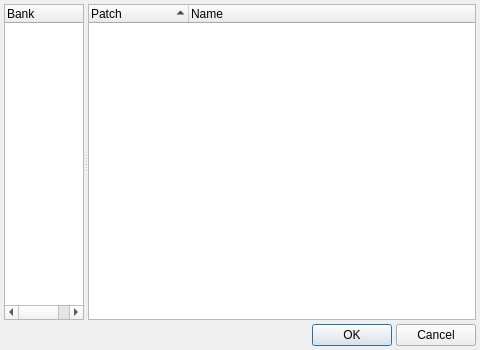
<ui version="4.0" >
 <author>rncbc aka Rui Nuno Capela</author>
 <comment>qsynth - A fluidsynth Qt GUI Interface.

   Copyright (C) 2003-2007, rncbc aka Rui Nuno Capela. All rights reserved.

   This program is free software; you can redistribute it and/or
   modify it under the terms of the GNU General Public License
   as published by the Free Software Foundation; either version 2
   of the License, or (at your option) any later version.

   This program is distributed in the hope that it will be useful,
   but WITHOUT ANY WARRANTY; without even the implied warranty of
   MERCHANTABILITY or FITNESS FOR A PARTICULAR PURPOSE.  See the
   GNU General Public License for more details.

   You should have received a copy of the GNU General Public License along
   with this program; if not, write to the Free Software Foundation, Inc.,
   51 Franklin Street, Fifth Floor, Boston, MA 02110-1301 USA.

</comment>
 <class>patchesDialog</class>
 <widget class="QDialog" name="patchesDialog" >
  <property name="geometry" >
   <rect>
    <x>0</x>
    <y>0</y>
    <width>480</width>
    <height>350</height>
   </rect>
  </property>
  <property name="minimumSize" >
   <size>
    <width>300</width>
    <height>150</height>
   </size>
  </property>
  <property name="windowTitle" >
   <string>Qsynth: Channel Preset</string>
  </property>
  <layout class="QVBoxLayout" >
   <item>
    <widget class="QSplitter" name="m_splitter" >
     <property name="sizePolicy" >
      <sizepolicy vsizetype="Expanding" hsizetype="Expanding" >
       <horstretch>0</horstretch>
       <verstretch>0</verstretch>
      </sizepolicy>
     </property>
     <property name="orientation" >
      <enum>Qt::Horizontal</enum>
     </property>
     <widget class="QTreeWidget" name="m_bankListView" >
      <property name="minimumSize" >
       <size>
        <width>20</width>
        <height>0</height>
       </size>
      </property>
      <property name="maximumSize" >
       <size>
        <width>80</width>
        <height>32767</height>
       </size>
      </property>
      <property name="toolTip" >
       <string>Bank selector</string>
      </property>
      <property name="alternatingRowColors" >
       <bool>true</bool>
      </property>
      <property name="indentation" >
       <number>4</number>
      </property>
      <property name="rootIsDecorated" >
       <bool>false</bool>
      </property>
      <property name="uniformRowHeights" >
       <bool>true</bool>
      </property>
      <property name="itemsExpandable" >
       <bool>false</bool>
      </property>
      <property name="sortingEnabled" >
       <bool>true</bool>
      </property>
      <property name="allColumnsShowFocus" >
       <bool>true</bool>
      </property>
      <column>
       <property name="text" >
        <string>Bank</string>
       </property>
      </column>
     </widget>
     <widget class="QTreeWidget" name="m_progListView" >
      <property name="toolTip" >
       <string>Program selector</string>
      </property>
      <property name="alternatingRowColors" >
       <bool>true</bool>
      </property>
      <property name="indentation" >
       <number>4</number>
      </property>
      <property name="rootIsDecorated" >
       <bool>false</bool>
      </property>
      <property name="uniformRowHeights" >
       <bool>true</bool>
      </property>
      <property name="itemsExpandable" >
       <bool>false</bool>
      </property>
      <property name="sortingEnabled" >
       <bool>true</bool>
      </property>
      <property name="allColumnsShowFocus" >
       <bool>true</bool>
      </property>
      <column>
       <property name="text" >
        <string>Patch</string>
       </property>
      </column>
      <column>
       <property name="text" >
        <string>Name</string>
       </property>
      </column>
     </widget>
    </widget>
   </item>
   <item>
    <layout class="QHBoxLayout" >
     <property name="spacing" >
      <number>4</number>
     </property>
     <property name="leftMargin" >
      <number>0</number>
     </property>
     <property name="topMargin" >
      <number>0</number>
     </property>
     <property name="rightMargin" >
      <number>0</number>
     </property>
     <property name="bottomMargin" >
      <number>0</number>
     </property>
     <item>
      <spacer>
       <property name="orientation" >
        <enum>Qt::Horizontal</enum>
       </property>
       <property name="sizeType" >
        <enum>QSizePolicy::Expanding</enum>
       </property>
       <property name="sizeHint" >
        <size>
         <width>120</width>
         <height>8</height>
        </size>
       </property>
      </spacer>
     </item>
     <item>
      <widget class="QPushButton" name="m_okButton" >
       <property name="toolTip" >
        <string/>
       </property>
       <property name="text" >
        <string>OK</string>
       </property>
       <property name="iconSize" >
        <size>
         <width>0</width>
         <height>0</height>
        </size>
       </property>
       <property name="default" >
        <bool>true</bool>
       </property>
      </widget>
     </item>
     <item>
      <widget class="QPushButton" name="m_cancelButton" >
       <property name="toolTip" >
        <string/>
       </property>
       <property name="text" >
        <string>Cancel</string>
       </property>
       <property name="iconSize" >
        <size>
         <width>0</width>
         <height>0</height>
        </size>
       </property>
      </widget>
     </item>
    </layout>
   </item>
  </layout>
 </widget>
 <layoutdefault spacing="4" margin="4" />
 <tabstops>
  <tabstop>m_okButton</tabstop>
  <tabstop>m_cancelButton</tabstop>
 </tabstops>
 <resources/>
 <connections/>
</ui>
